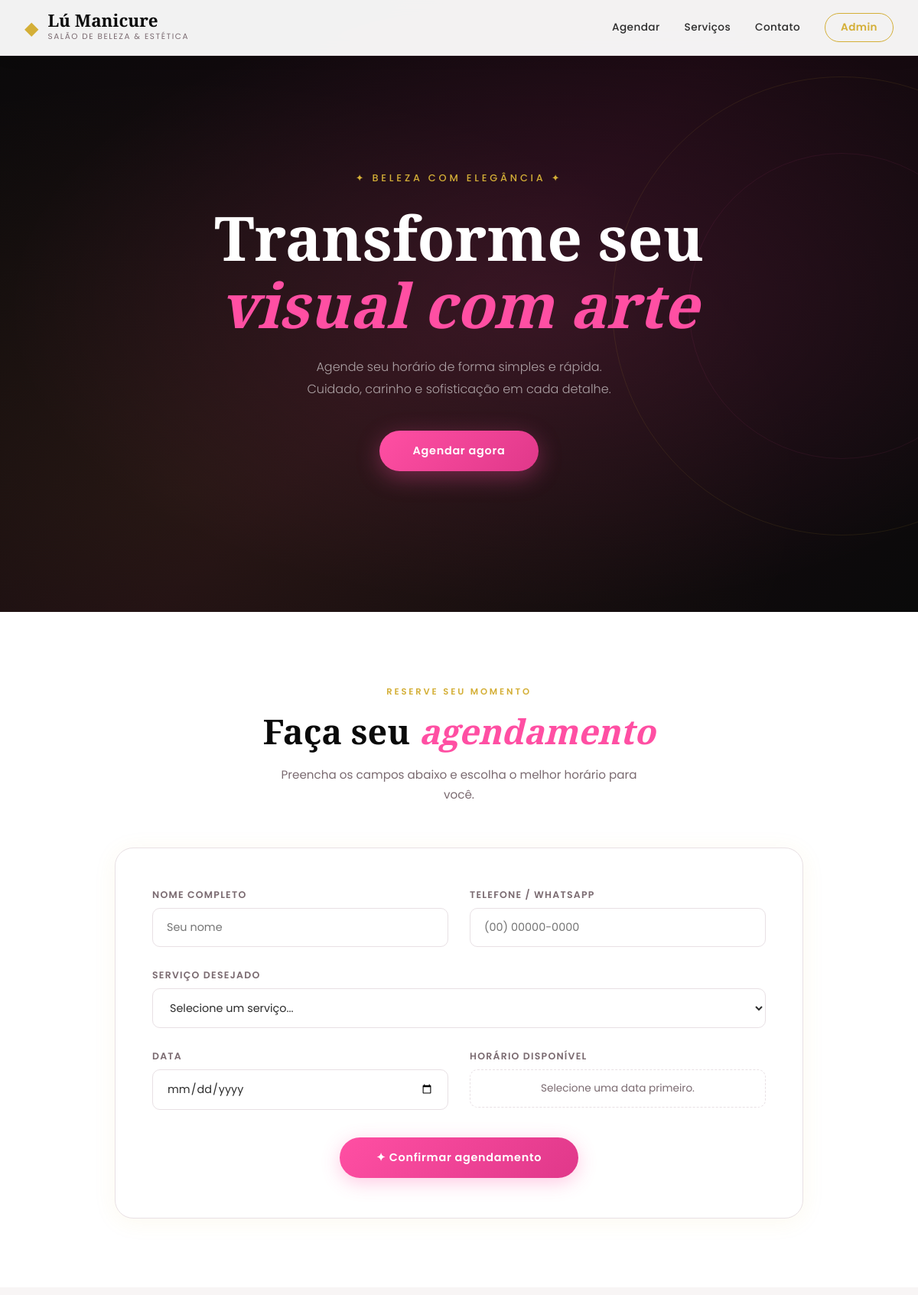
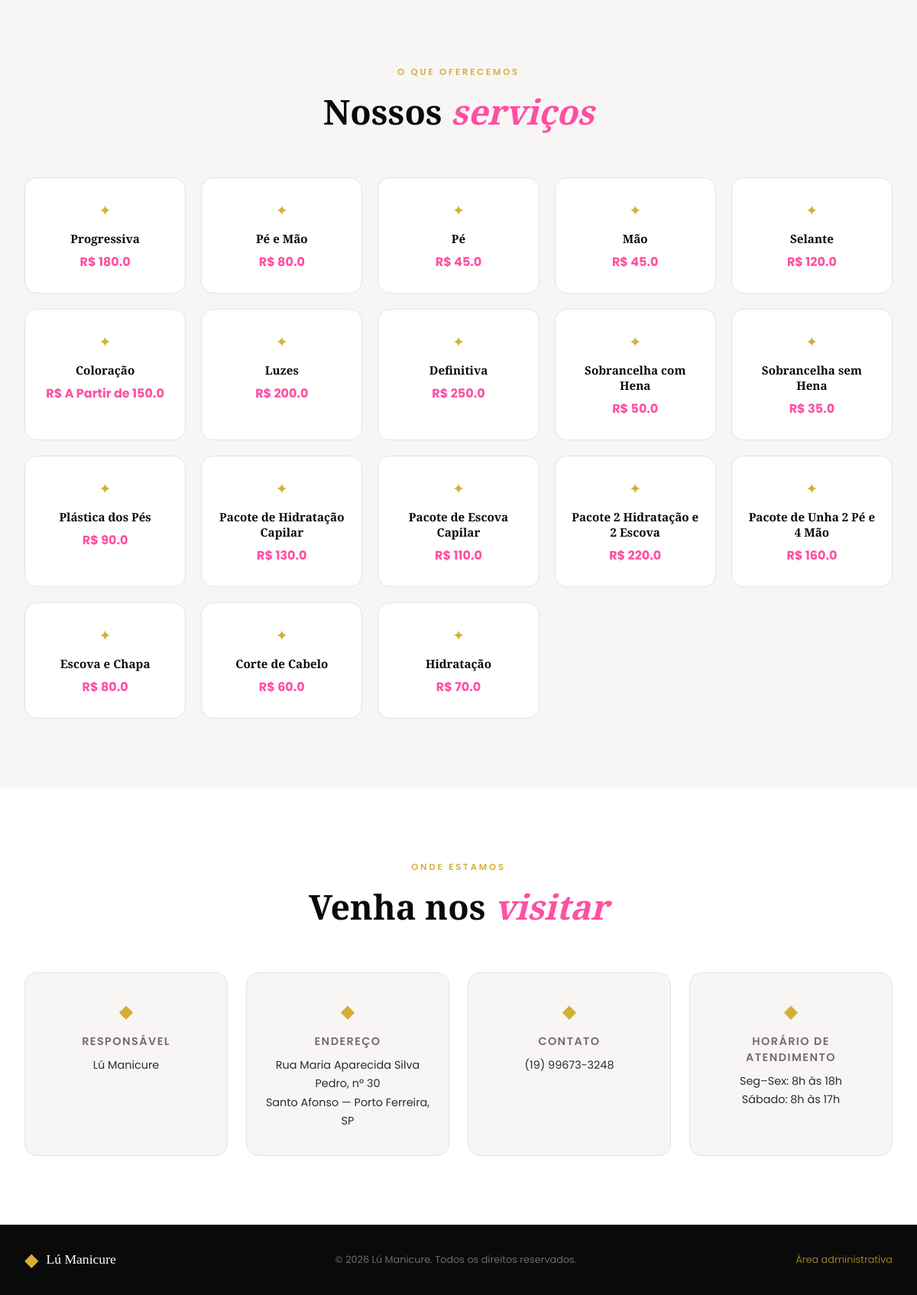
The page / on the database its author committed (2 pictures, top to bottom).
### models/models.py (models this page shows)
class Servico(db.Model):
    __tablename__ = 'servicos'
    id = db.Column(db.Integer, primary_key=True)
    nome = db.Column(db.String(100), nullable=False)
    preco = db.Column(db.String(100), nullable=False)
    ativo = db.Column(db.Boolean, default=True)

### routes/agendamento.py (the view)
@agendamento_bp.route('/')
def index():
    servicos = Servico.query.filter_by(ativo=True).all()
    hoje = date.today().isoformat()
    return render_template('index.html', servicos=servicos, hoje=hoje)

### templates/index.html (shortened to what this page needs)
<!DOCTYPE html>
<html lang="pt-BR">
<head>
  <link rel="stylesheet" href="{{ url_for('static', filename='css/style.css') }}">
</head>
<body>
  <header class="header">
    <div class="header-inner">
      <div class="logo-area">
        <span class="logo-diamond">◆</span>
        <div>
          <h1 class="logo-title">Lú Manicure</h1>
          <p class="logo-sub">Salão de Beleza & Estética</p>
        </div>
      </div>
      <nav class="header-nav">
        <a href="#agendamento" class="nav-link">Agendar</a>
        <a href="#servicos-section" class="nav-link">Serviços</a>
        <a href="#contato" class="nav-link">Contato</a>
        <a href="/login" class="nav-link nav-admin">Admin</a>
      </nav>
    </div>
  </header>
  <section class="hero">
    <div class="hero-overlay"></div>
    <div class="hero-content">
      <p class="hero-eyebrow">✦ Beleza com elegância ✦</p>
      <h2 class="hero-title">Transforme seu<br><em>visual com arte</em></h2>
      <p class="hero-desc">Agende seu horário de forma simples e rápida.<br>Cuidado, carinho e sofisticação em cada detalhe.</p>
      <a href="#agendamento" class="btn-hero">Agendar agora</a>
    </div>
    <div class="hero-deco"></div>
  </section>
  <section class="section" id="agendamento">
    <div class="container">
      <div class="section-header">
        <span class="section-tag">Reserve seu momento</span>
        <h2 class="section-title">Faça seu <em>agendamento</em></h2>
        <p class="section-desc">Preencha os campos abaixo e escolha o melhor horário para você.</p>
      </div>
      <div class="form-card">
        <form action="/agendar" method="POST" id="agendamento-form">
          <div class="form-grid">
            <div class="form-group">
              <label for="nome">Nome completo</label>
              <input type="text" id="nome" name="nome" placeholder="Seu nome" required />
            </div>
            <div class="form-group">
              <label for="telefone">Telefone / WhatsApp</label>
              <input type="tel" id="telefone" name="telefone" placeholder="(00) 00000-0000" required />
            </div>
            <div class="form-group full">
              <label for="servico_id">Serviço desejado</label>
              <select id="servico_id" name="servico_id" required>
                <option value="">Selecione um serviço...</option>
              </select>
            </div>
            <div class="form-group">
              <label for="data">Data</label>
              <input type="date" id="data" name="data" min="{{ hoje }}" required />
            </div>
            <div class="form-group">
              <label>Horário disponível</label>
              <div id="horarios-wrapper">
                <p class="horario-hint">Selecione uma data primeiro.</p>
              </div>
            </div>
          </div>
          <div class="form-footer">
            <button type="submit" class="btn-primary">✦ Confirmar agendamento</button>
          </div>
        </form>
      </div>
    </div>
  </section>
  <section class="section section-dark" id="servicos-section">
    <div class="container">
      <div class="section-header">
        <span class="section-tag">O que oferecemos</span>
        <h2 class="section-title">Nossos <em>serviços</em></h2>
      </div>
      <div class="servicos-grid">
        {% for s in servicos %}
        <div class="servico-card">
          <div class="servico-icon">✦</div>
          <h3>{{ s.nome }}</h3>
          <p class="servico-preco">R$ {{ s.preco }}</p>
        </div>
        {% endfor %}
      </div>
    </div>
  </section>
  <section class="section" id="contato">
    <div class="container">
      <div class="section-header">
        <span class="section-tag">Onde estamos</span>
        <h2 class="section-title">Venha nos <em>visitar</em></h2>
      </div>
      <div class="contato-grid">
        <div class="contato-card">
          <div class="contato-icon">◆</div>
          <h3>Responsável</h3>
          <p>Lú Manicure</p>
        </div>
        <div class="contato-card">
          <div class="contato-icon">◆</div>
          <h3>Endereço</h3>
          <p>Rua Maria Aparecida Silva Pedro, nº 30<br>Santo Afonso — Porto Ferreira, SP</p>
        </div>
        <div class="contato-card">
          <div class="contato-icon">◆</div>
          <h3>Contato</h3>
          <p>(19) 99673-3248<br></p>
        </div>
        <div class="contato-card">
          <div class="contato-icon">◆</div>
          <h3>Horário de atendimento</h3>
          <p>Seg–Sex: 8h às 18h<br>Sábado: 8h às 17h</p>
        </div>
      </div>
    </div>
  </section>
  <footer class="footer">
    <div class="container">
      <div class="footer-inner">
        <div class="footer-logo">
          <span class="logo-diamond">◆</span>
          <span>Lú Manicure</span>
        </div>
        <p class="footer-copy">© 2026 Lú Manicure. Todos os direitos reservados.</p>
        <a href="/login" class="footer-admin-link">Área administrativa</a>
      </div>
    </div>
  </footer>
</body>
</html>

### rows shown on the page
Servico: nome "Progressiva", preco "180.0"
Servico: nome "Pé e Mão", preco "80.0"
Servico: nome "Pé", preco "45.0"
Servico: nome "Mão", preco "45.0"
Servico: nome "Selante", preco "120.0"
Servico: nome "Coloração", preco "A Partir de 150.0"
Servico: nome "Luzes", preco "200.0"
Servico: nome "Definitiva", preco "250.0"
Servico: nome "Sobrancelha com Hena", preco "50.0"
Servico: nome "Sobrancelha sem Hena", preco "35.0"
Servico: nome "Plástica dos Pés", preco "90.0"
Servico: nome "Pacote de Hidratação Capilar", preco "130.0"
Servico: nome "Pacote de Escova Capilar", preco "110.0"
Servico: nome "Pacote 2 Hidratação e 2 Escova", preco "220.0"
Servico: nome "Pacote de Unha 2 Pé e 4 Mão", preco "160.0"
Servico: nome "Escova e Chapa", preco "80.0"
Servico: nome "Corte de Cabelo", preco "60.0"
Servico: nome "Hidratação", preco "70.0"
